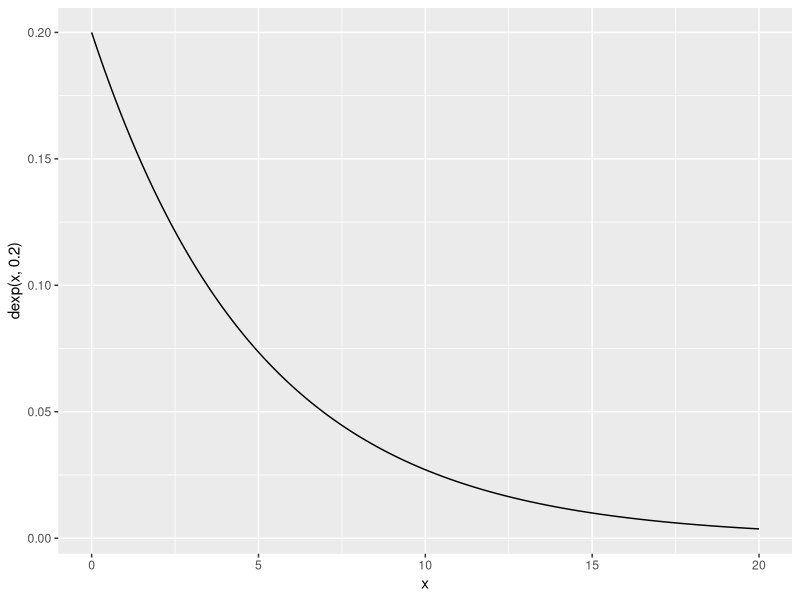
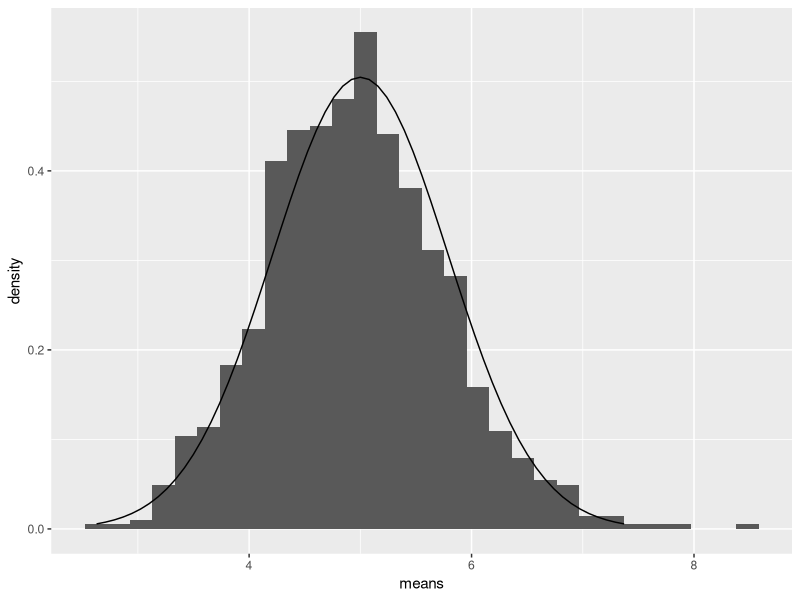
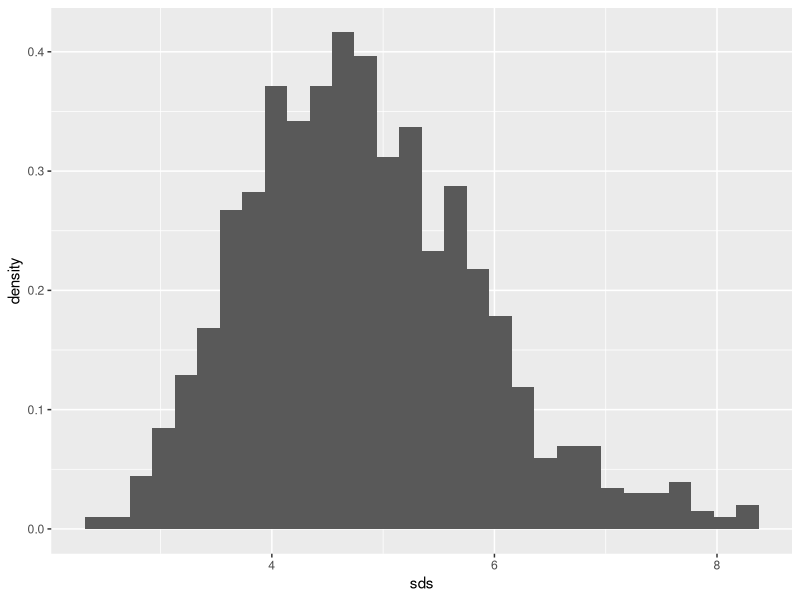

Source code (R) for these figures, in order:
## ---- chunk 1
require("knitr")
require("ggplot2")
## ---- chunk 2
x <- seq(0,20,0.1)
ggplot()+geom_path(aes(x,dexp(x,0.2)))
## ---- chunk 3
lambda <- 0.2
k <- 40
N <- 1000
e40.m <- lambda^{-1}
e40.sd <- lambda^{-1}/sqrt(40)
require("data.table")
means <- c()
sds <- c()
for (n in 1:N) {
  exps <- rexp(k, lambda)
  means <- c(means,mean(exps))
  sds <- c(sds, sd(exps))
}
e40.dt <- data.table(means=means)
x <- seq(e40.m-3*e40.sd,e40.m+3*e40.sd,e40.sd/10)
ggplot()+geom_histogram(data=e40.dt,aes(x=means, y=..density..))+
    geom_path(aes(x=x, y = dnorm(x, e40.m, e40.sd)))
## ---- chunk 4
ggplot()+geom_histogram(data=e40.dt,aes(x=sds, y=..density..))
